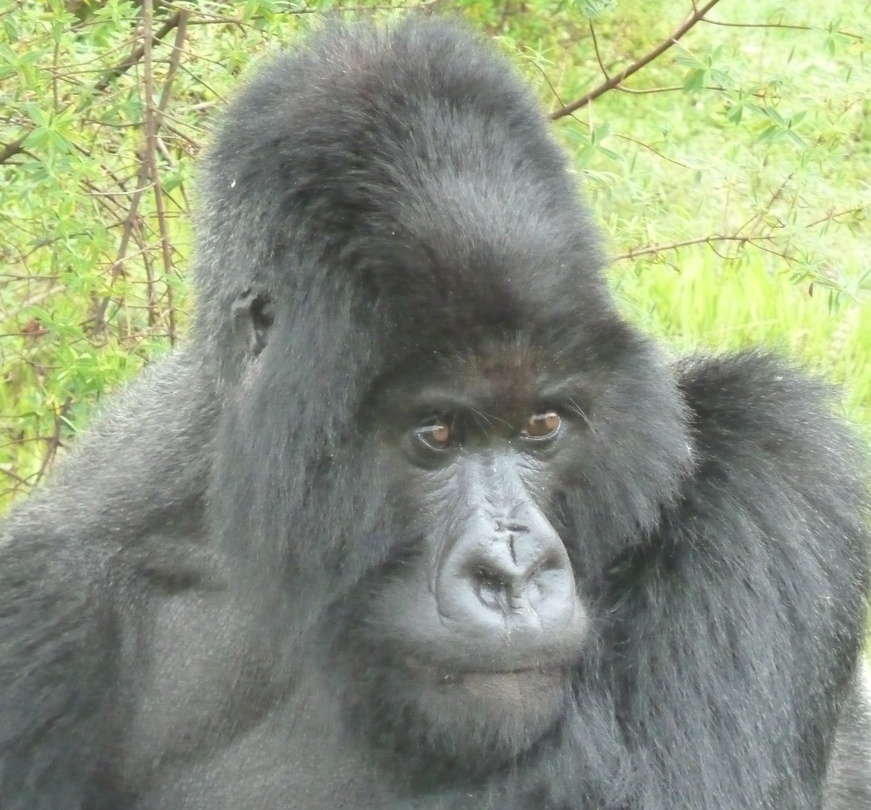
#> input picture images/training/Bwenge/BWE 29-MAY-2013 KRC SAMEDI77.JPG, 871 x 810 px, shrunk from 2530 x 2353 before the run, given in place of MUKC.jpg, which was not available
$ jupyter execute --allow-errors Untitled.ipynb   (older library calls are emulated)
#> lines starting #> are read from the running program, lines starting #| are printed output that depends on the picture
[cell 1]
import sys
import numpy
import cv2

[cell 2]
# imagePath = sys.argv[1]
# cascPath = sys.argv[2]
faceCasc=cv2.CascadeClassifier(cv2.data.haarcascades + "haarcascade_frontalface_default.xml")
# imagePath =

[cell 3]
# faceCascade = cv2.CascadeClassifier(cascPath)

image = cv2.imread('../imageCopy/Mukereri/MUKC.jpg')
#> image is the input picture: shape (810, 871, 3); mean B, G, R 126.9, 150.7, 142.1
gray = cv2.cvtColor(image,cv2.COLOR_BGR2GRAY)
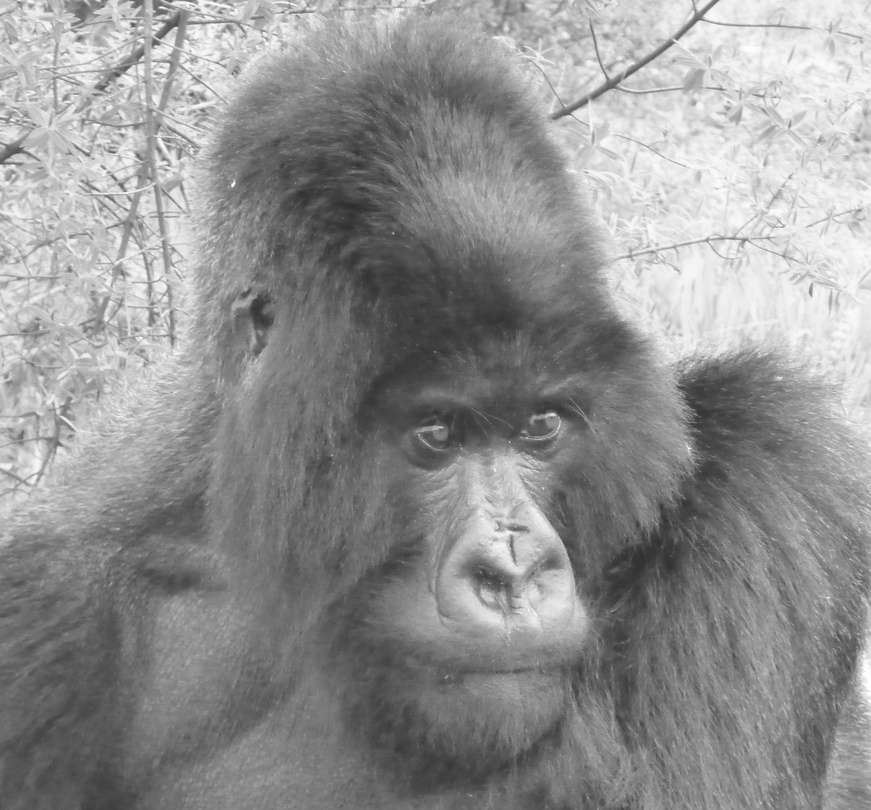
#> gray: shape (810, 871); min 44, max 254, mean 145.4


$ run again, on images/training/Bwenge/BWE 31-MAY-12 KRCR VECELLIO (62).JPG
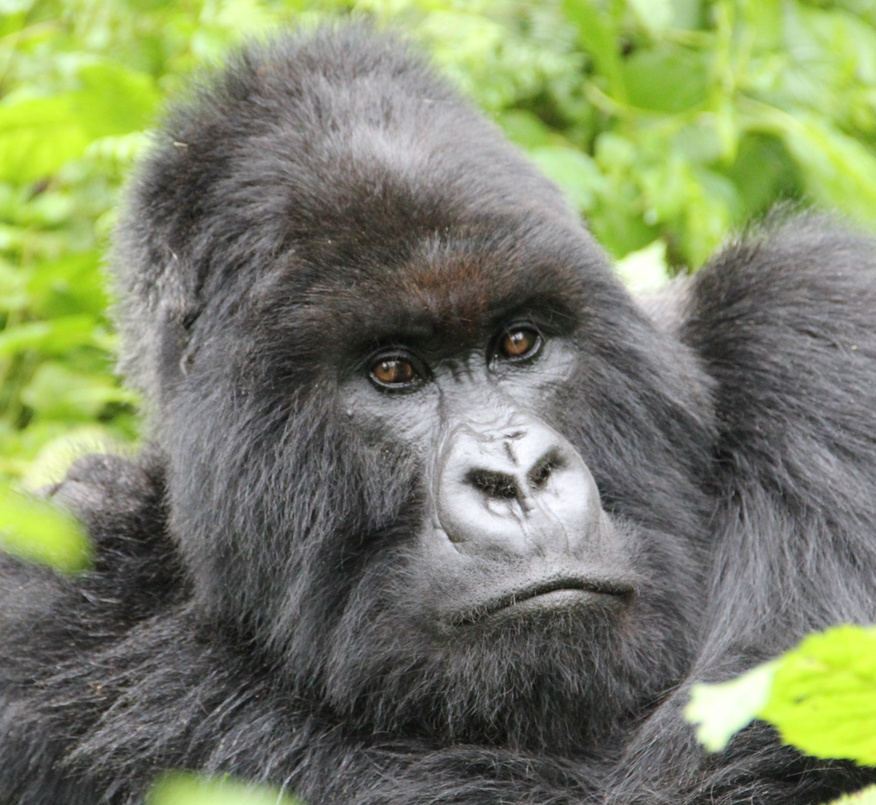
#> input picture images/training/Bwenge/BWE 31-MAY-12 KRCR VECELLIO (62).JPG, 876 x 805 px, shrunk from 3276 x 3009 before the run, given in place of MUKC.jpg, which was not available
#> image is the input picture: shape (805, 876, 3); mean B, G, R 102.5, 132.2, 124.3
#> `gray = cv2.cvtColor(image,cv2.COLOR_BGR2GRAY)`:
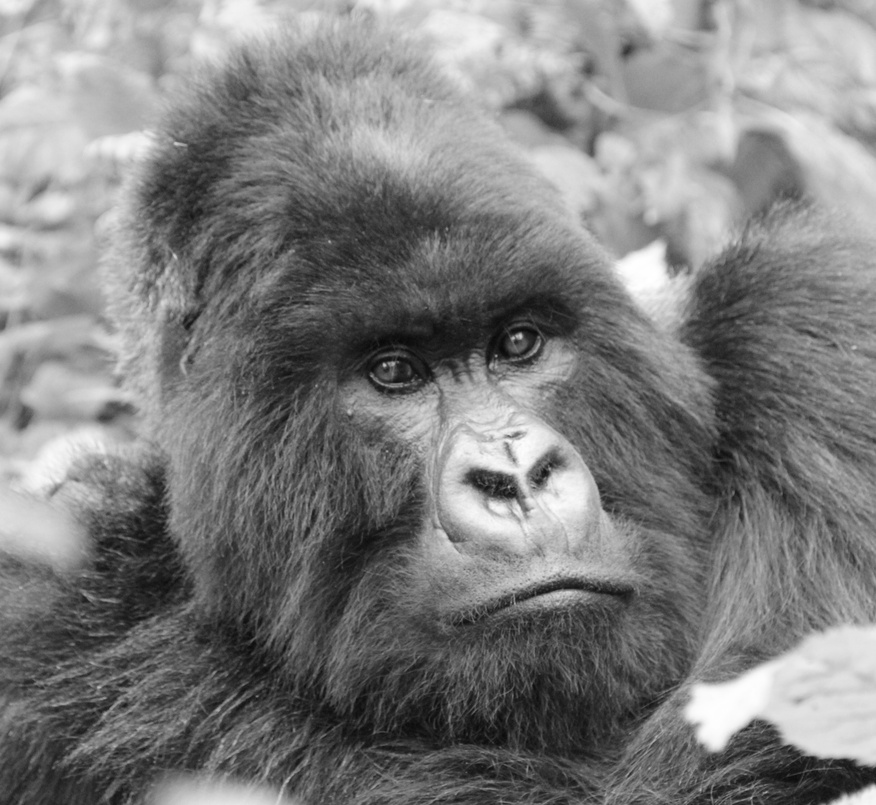
#> gray: shape (805, 876); min 7, max 255, mean 126.5
